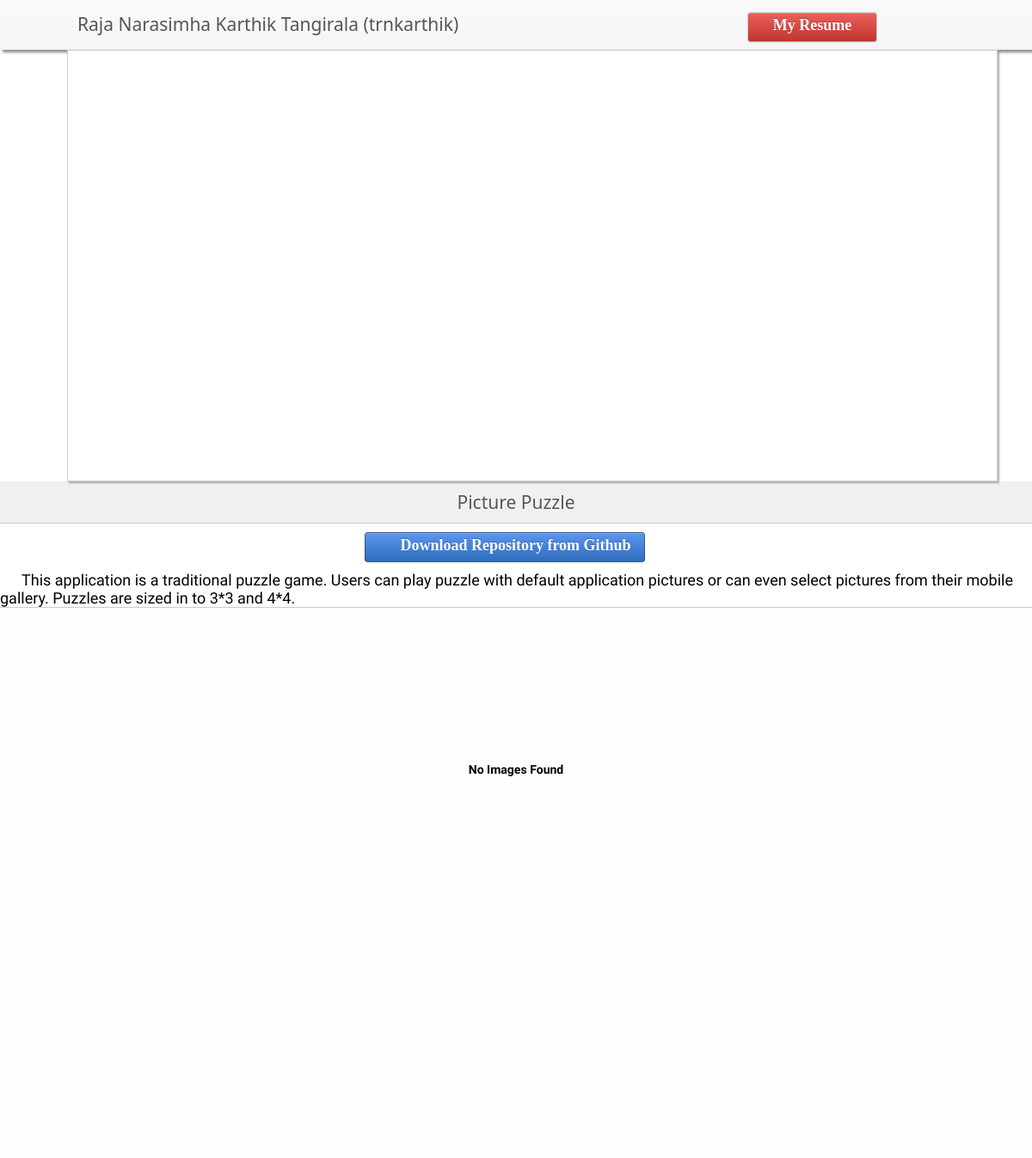
/project2.php?id=2, run on an earlier commit of the app's database.
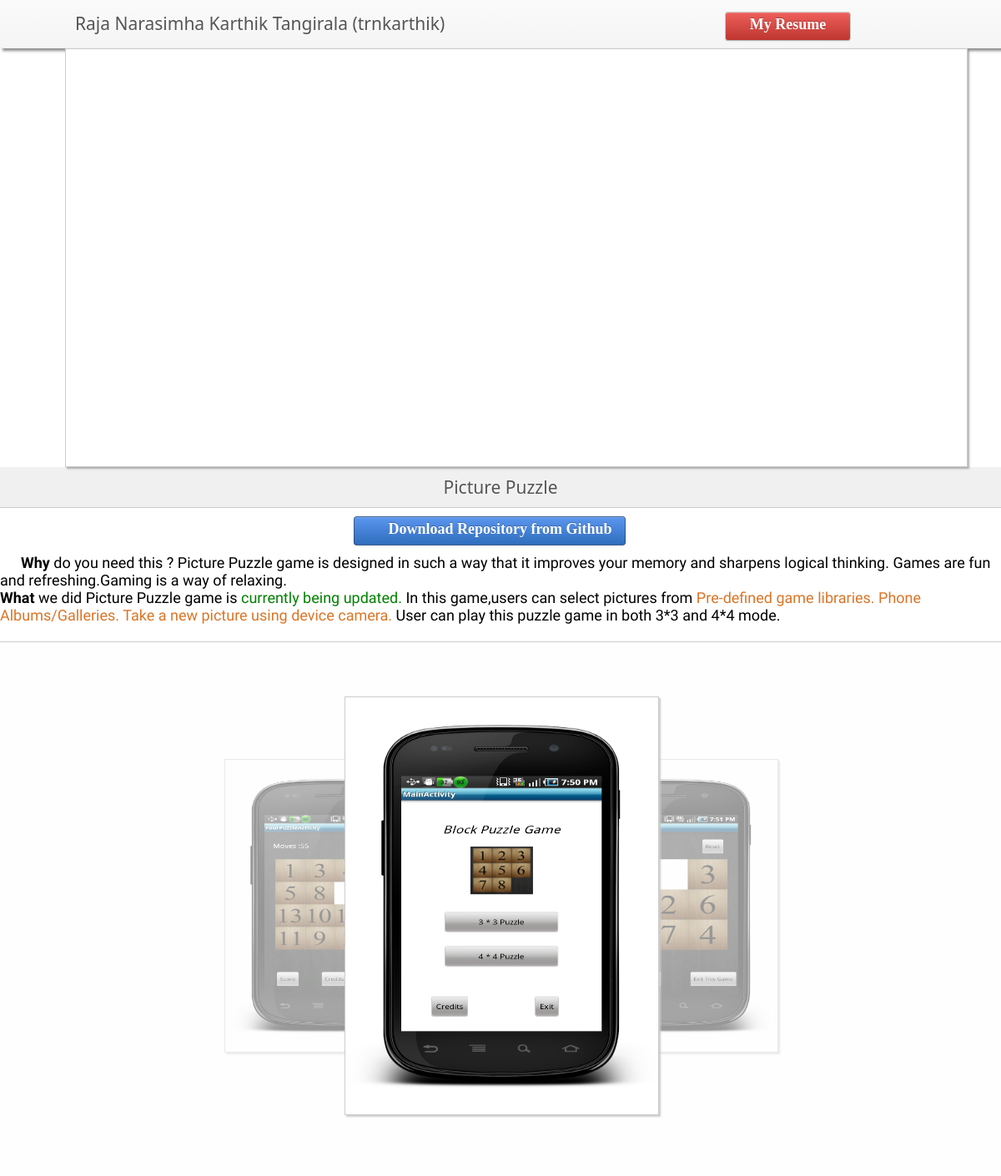
And on a later commit of the database.
### tables this page shows
CREATE TABLE IF NOT EXISTS `projectdetails` (
  `ProjectID` int(11) NOT NULL AUTO_INCREMENT,
  `ProjectName` varchar(150) NOT NULL,
  `ProjectType` varchar(30) NOT NULL DEFAULT 'web',
  `ProjectRating` decimal(4,2) NOT NULL DEFAULT '5.00',
  `ProjectStartDate` date NOT NULL,
  `ProjectEndDate` date DEFAULT NULL,
  `ProjectTools` varchar(200) DEFAULT NULL,
  `ProjectDesc` text NOT NULL,
  `ProjectMiniDesc` varchar(200) NOT NULL,
  `ProjectCredits` varchar(1000) NOT NULL DEFAULT 'Project Credits',
  `ProjectURL` varchar(150) NOT NULL DEFAULT 'https://github.com/trnkarthik',
  `Visibility` tinyint(1) NOT NULL DEFAULT '1',
  PRIMARY KEY (`ProjectID`)
);

CREATE TABLE IF NOT EXISTS `projectimages` (
  `ProjectID` int(11) NOT NULL DEFAULT '0',
  `ImageID` int(11) NOT NULL AUTO_INCREMENT,
  `Visibility` tinyint(1) NOT NULL DEFAULT '1',
  PRIMARY KEY (`ProjectID`,`ImageID`),
  KEY `ImageID` (`ImageID`)
);

CREATE TABLE IF NOT EXISTS `imagedetails` (
  `ImageID` int(11) NOT NULL AUTO_INCREMENT,
  `ImageURL` varchar(150) NOT NULL DEFAULT 'images/1.png',
  `ImageDesc` varchar(350) NOT NULL,
  PRIMARY KEY (`ImageID`)
);

### project2.php (the view, shortened to what this page needs)
<!DOCTYPE HTML PUBLIC "-//W3C//DTD HTML 4.01//EN" "http://www.w3.org/TR/html4/strict.dtd">
  <html xmlns="http://www.w3.org/1999/xhtml">
  <head>
	<link rel="stylesheet" href="css/my_main_style.css">
	<link rel="stylesheet" type="text/css" href="css/products_support_for_quicksand.css" />
    <?php
        $id = (int)(mysql_real_escape_string($_GET['id']));
            $query = "select projectName,ProjectStartDate,ProjectEndDate,ProjectTools,ProjectDesc,ProjectURL,ProjectType
                        from projectDetails where projectID='$id'";
            $result = mysql_query($query);
            if(!$result){
                echo "Please try again";
            }
            else{
                $row = mysql_fetch_array($result);
                $projectName = $row[0];
                $projectDesc = $row[4];
            }
    ?>
</head>
<body>
        <div class="container">
		<?php include("includes/header2.php");?>
	</div>
<div id="my_work" class="section">
</div>
<div id="project_title">
    <a href="#">
    <?php echo $projectName;?>
    </a>
</div>
<div id="project_desc">
    <a href="#home" id="download_repository" class="btn_blue btn" style="float: right">
      Download Repository from Github
    </a>
    <?php echo $projectDesc;?>
</div>
<div id="project_media">
    <?php
        include("includes/carousel.php");
    ?>
</body>

### includes/carousel.php (shortened to what this page needs)
<div id="carousel">
			    <?php
			    $image_id_query = "select imageid from projectimages where projectid = $id and visibility=1";
			    $image_id_query_result = mysql_query($image_id_query);
			    if(!$image_id_query_result)
			    {
			         echo "Some error!Please reload the page.";
			    }
			    else{
				 $no_of_images = mysql_numrows($image_id_query_result);
			         if($no_of_images>0){
			         $i = 1;
			              while($image_row = mysql_fetch_array($image_id_query_result)){
				      $image_details_query = "select ImageURL,ImageDesc from ImageDetails where IMageID=$image_row[0]";
				      $image_details_result = mysql_query($image_details_query);
				      $image_details = mysql_fetch_array($image_details_result);
				      $url = $image_details[0];
				      $item_id = "item-".$i;
				      echo "<img src='$url' id='$item_id'/>";
				      $i++;
			              }
			         }
			         else{
			           echo "<center><br /><br /><br /><br /><br /><br /><br /><br /><br /><br /><h3>No Images Found</h3></center>";
			         }
			    }
			    ?>
			</div>
		</div>

What changed in the data, as far as the page shows it:
changed projectdetails "Picture Puzzle": ProjectDesc "This application is a traditional puzzle game. Users can play puzzle with default application pictures or can even select pictures from their mobile gallery. Puzzles are sized in to 3*3 and 4*4." → "Why do you need this ? Picture Puzzle game is designed in such a way that it improves your memory and sharpens logical thinking. Games are fun and refreshing.Gaming is a way of relaxing. What we did Picture Puzzle game is currently being updated. In this game,users can select pictures from Pre-defined game libraries. Phone Albums/Galleries. Take a new picture using device camera. User can play this puzzle game in both 3*3 and 4*4 mode."
added projectimages: ImageID.ImageURL (picture)
added projectimages: ImageID.ImageURL (picture)
added projectimages: ImageID.ImageURL (picture)
Also different on the page:
text no longer shown: "No Images Found"
